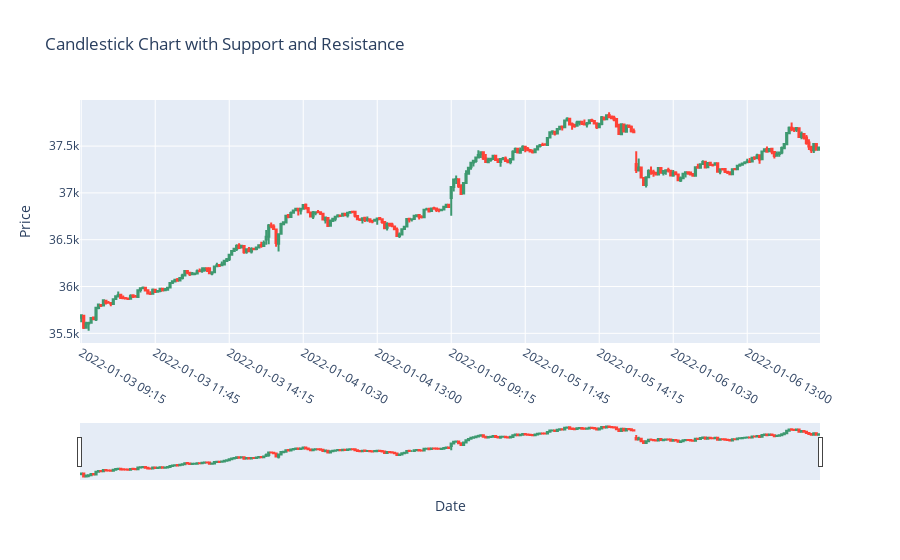

Notebook code cell kept with this figure:
### Code cell
df = pd.merge(data,support_resistance_df,on=['Date']).drop(columns=['Symbol','Volume','OpenInterest'])
# Make sure 'Date' and 'Time' are strings
df['Date'] = df['Date'].astype(str)
df['Time'] = df['Time'].astype(str)

# Convert Date and Time to datetime and set as index
df['Datetime'] = pd.to_datetime(df['Date'] + ' ' + df['Time'])
df.set_index('Datetime', inplace=True)
df.drop(['Date', 'Time'], axis=1, inplace=True)

# Filter data for one month (e.g., January 2022)
start_date = '2022-01-01'
end_date = '2022-01-6'
df_one_month = df[start_date:end_date]

# Downsample to five-minute intervals
ohlc_dict = {
    'Open': 'first',
    'High': 'max',
    'Low': 'min',
    'Close': 'last',
    'Support': 'first',
    'Resistance': 'first'
}

df_resampled = df_one_month.resample('5T').apply(ohlc_dict)
df_resampled.dropna(inplace=True)
# Create the candlestick chart using Plotly
# Create the candlestick chart using Plotly
fig = go.Figure(data=[go.Candlestick(
    x=df_resampled.index,
    open=df_resampled['Open'],
    high=df_resampled['High'],
    low=df_resampled['Low'],
    close=df_resampled['Close']
)])

# Calculate the number of x-axis ticks to display
num_ticks = 10  # Adjust this number based on your preference

# Select a subset of tickvals and ticktext for better readability
tick_positions = list(range(0, len(df_resampled.index), len(df_resampled.index) // num_ticks))
tickvals = [df_resampled.index[i] for i in tick_positions]
ticktext = [date.strftime('%Y-%m-%d %H:%M') for date in tickvals]

# Customize the layout
fig.update_layout(
    title='Candlestick Chart with Support and Resistance',
    xaxis_title='Date',
    yaxis_title='Price',
    xaxis_rangeslider_visible=True,
    
    # Set x-axis type to 'category'
    xaxis_type='category',
    
    # Set custom tickvals and ticktext for x-axis
    xaxis=dict(
        tickvals=tickvals,
        ticktext=ticktext
    )
)

# Show the interactive plot
fig.show()

### Figure 1 — Plotly figure (JSON) as saved in the notebook; plotly's stock layout.template omitted (floating-point values rounded to 4 significant figures; data arrays with more than 128 entries replaced by an {"elided": "..."} marker saying what was removed)
{"data": [{"close": {"elided": "300 float values"}, "high": {"elided": "300 float values"}, "low": {"elided": "300 float values"}, "open": {"elided": "300 float values"}, "type": "candlestick", "x": {"elided": "300 str values"}}], "layout": {"title": {"text": "Candlestick Chart with Support and Resistance"}, "xaxis": {"rangeslider": {"visible": true}, "ticktext": ["2022-01-03 09:15", "2022-01-03 11:45", "2022-01-03 14:15", "2022-01-04 10:30", "2022-01-04 13:00", "2022-01-05 09:15", "2022-01-05 11:45", "2022-01-05 14:15", "2022-01-06 10:30", "2022-01-06 13:00"], "tickvals": ["2022-01-03T09:15:00", "2022-01-03T11:45:00", "2022-01-03T14:15:00", "2022-01-04T10:30:00", "2022-01-04T13:00:00", "2022-01-05T09:15:00", "2022-01-05T11:45:00", "2022-01-05T14:15:00", "2022-01-06T10:30:00", "2022-01-06T13:00:00"], "title": {"text": "Date"}, "type": "category"}, "yaxis": {"title": {"text": "Price"}}}}
